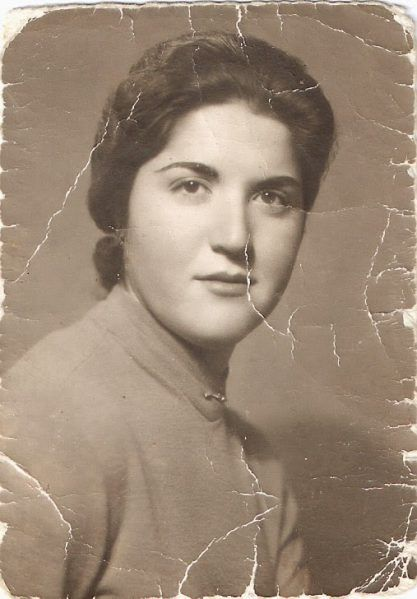
#> input picture Proyecto/Imagenes/Fotos/Foto 1.jpg, 417 x 599 px, found by its file name; its folder holds only this picture in this run
$ jupyter execute '1 - Analisis Tecnico .ipynb'
#> lines starting #> are read from the running program, lines starting #| are printed output that depends on the picture
[cell 1]
# Importa las librerías necesarias
import numpy as np
import matplotlib.pyplot as plt
import cv2
from PIL import Image
import os
from google.colab import drive

[cell 2]
# Conecta con Google Drive
drive.mount('/content/drive')

[cell 3]
# Define las rutas de las carpetas en Google Drive
input_folder = '/content/drive/MyDrive/Cosas del semestre 7/PDI/Proyecto PDI/Imagenes/Fotos'  # Cambia esto a la ruta de tu carpeta de entrada
output_folder = '/content/drive/MyDrive/Cosas del semestre 7/PDI/Proyecto PDI/Imagenes/Analisis Tecnico de las Imagenes'  # Cambia esto a la ruta de tu carpeta de salida

[cell 4]
# Asegúrate de que la carpeta de salida exista
os.makedirs(output_folder, exist_ok=True)

[cell 5]
# Función para mostrar el espacio de color y el histograma de la imagen
def analyze_image(image_path, output_folder):
    # Cargar la imagen
    image = Image.open(image_path).convert('RGB')
#> image is the input picture: PIL image 417x599 RGB; mean R, G, B 155.2, 136.2, 118.1
    image_np = np.array(image)

    # Convertir a formato BGR para OpenCV
    image_cv = cv2.cvtColor(image_np, cv2.COLOR_RGB2BGR)

    # Nombre del archivo base
    base_filename = os.path.splitext(os.path.basename(image_path))[0]

    # Mostrar la imagen original y el histograma
    plt.figure(figsize=(10, 5))
    plt.subplot(1, 2, 1)
    plt.imshow(image_np)
    plt.title('Imagen Original')
    plt.axis('off')

    plt.subplot(1, 2, 2)
    colors = ('b', 'g', 'r')
    for i, color in enumerate(colors):
        hist = cv2.calcHist([image_cv], [i], None, [256], [0, 256])
        plt.plot(hist, color=color)
        plt.xlim([0, 256])
    plt.title('Histograma')
    plt.xlabel('Intensidad')
    plt.ylabel('Frecuencia')

    plt.tight_layout()
    hist_output_path = os.path.join(output_folder, f'{base_filename}_histograma.png')
    plt.savefig(hist_output_path)
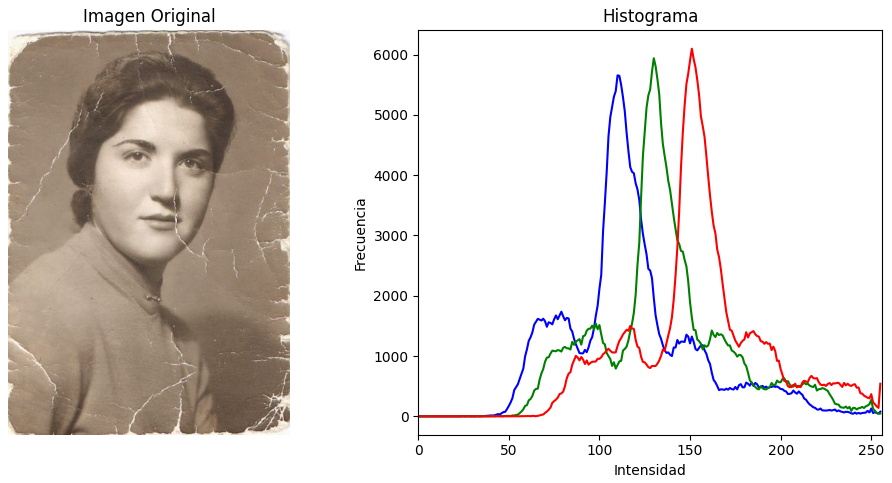
#> figure drawn by matplotlib, 2 panels; panel 2: curve peaks at x = 110, y = 5654; panel 2: curve peaks at x = 130, y = 5938; panel 2: curve peaks at x = 151, y = 6096
    plt.close()

    # Mostrar espacio de color en canales separados
    channels = cv2.split(image_cv)
    channel_colors = ['Blue', 'Green', 'Red']

    plt.figure(figsize=(15, 5))
    for i, (channel, color) in enumerate(zip(channels, channel_colors)):
        plt.subplot(1, 3, i+1)
        plt.imshow(channel, cmap='gray')
        plt.title(f'Canal {color}')
        plt.axis('off')
#> this loop made 3 passes
#> color on passes 1 to 3: 'Blue', 'Green', 'Red'

    plt.tight_layout()
    channels_output_path = os.path.join(output_folder, f'{base_filename}_canales.png')
    plt.savefig(channels_output_path)
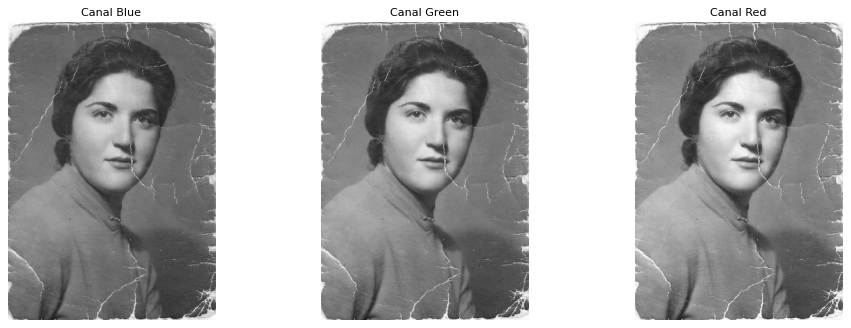
#> figure drawn by matplotlib, 3 panels
    plt.close()

$ run again, on Proyecto/Imagenes/Fotos/Foto 5.jpg
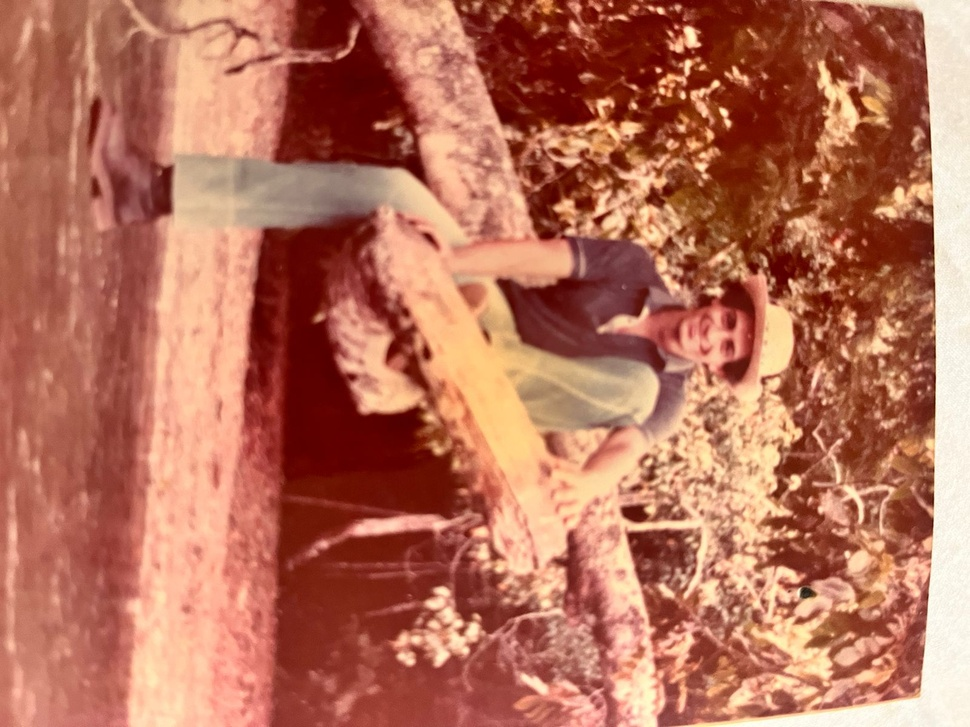
#> input picture Proyecto/Imagenes/Fotos/Foto 5.jpg, 970 x 727 px, shrunk from 1600 x 1200 before the run, found by its file name
#> in analyze_image, image is the input picture: PIL image 970x727 RGB; mean R, G, B 182.3, 112.2, 89.8
#> in analyze_image, `plt.savefig(hist_output_path)`:
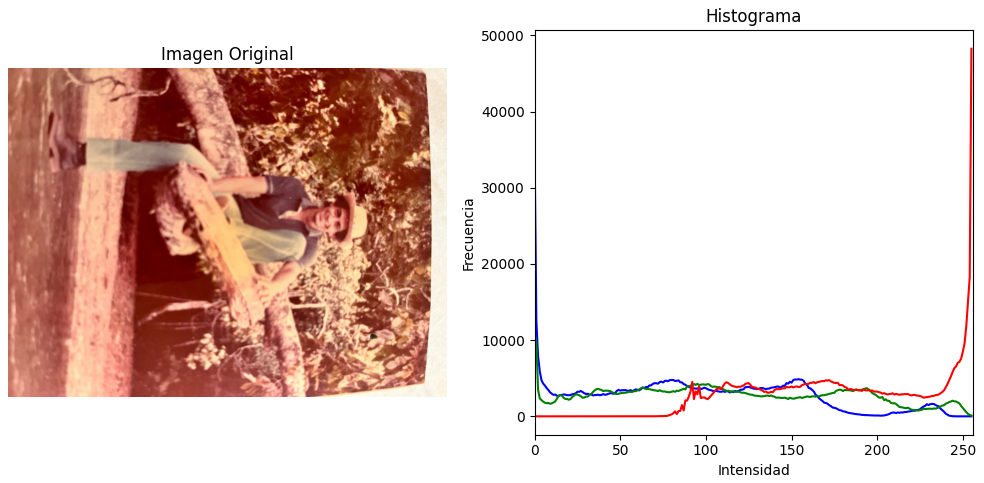
#> figure drawn by matplotlib, 2 panels; panel 2: curve peaks at x = 0, y = 34640; panel 2: curve peaks at x = 0, y = 10745; panel 2: curve peaks at x = 255, y = 48260
#> the loop in analyze_image, `for i, (channel, color) in enumerate(zip(channels, channel_colors)):` made 3 passes
#> color on passes 1 to 3: 'Blue', 'Green', 'Red'
#> in analyze_image, `plt.savefig(channels_output_path)`:
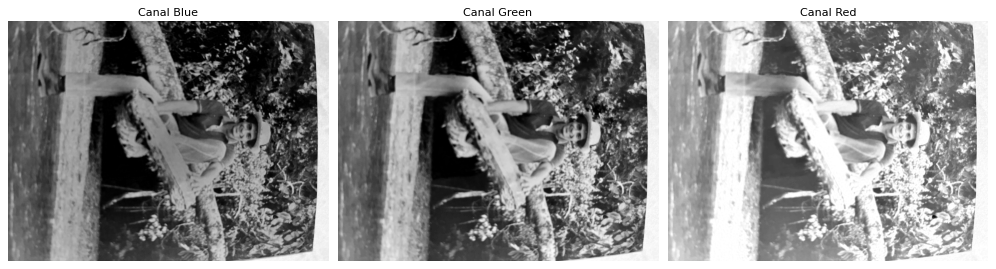
#> figure drawn by matplotlib, 3 panels

$ run again, on Proyecto/Imagenes/Fotos/Foto 6.jpg
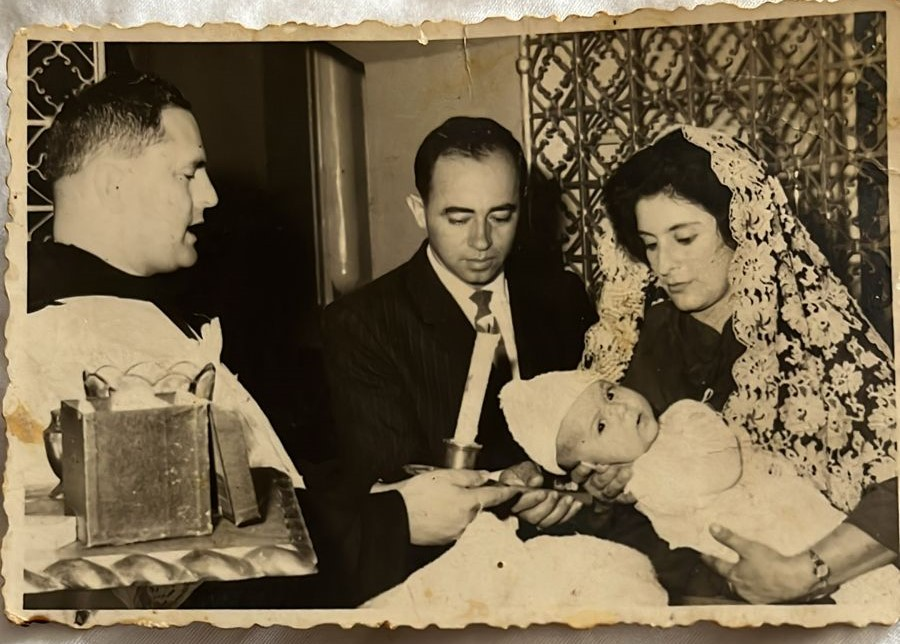
#> input picture Proyecto/Imagenes/Fotos/Foto 6.jpg, 900 x 644 px, found by its file name
#> in analyze_image, image is the input picture: PIL image 900x644 RGB; mean R, G, B 117.5, 102.3, 76.3
#> in analyze_image, `plt.savefig(hist_output_path)`:
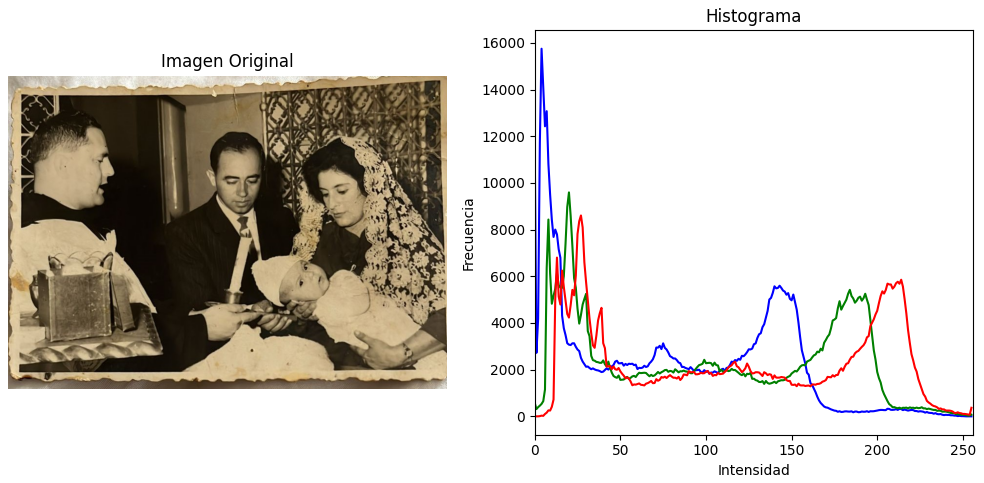
#> figure drawn by matplotlib, 2 panels; panel 2: curve peaks at x = 4, y = 15753; panel 2: curve peaks at x = 20, y = 9596; panel 2: curve peaks at x = 27, y = 8608
#> the loop in analyze_image, `for i, (channel, color) in enumerate(zip(channels, channel_colors)):` made 3 passes
#> color on passes 1 to 3: 'Blue', 'Green', 'Red'
#> in analyze_image, `plt.savefig(channels_output_path)`:
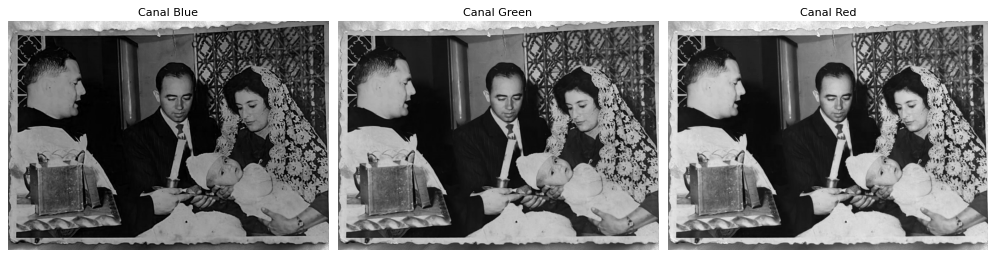
#> figure drawn by matplotlib, 3 panels

$ run again, on Proyecto/Imagenes/Fotos/Foto 2.jpg
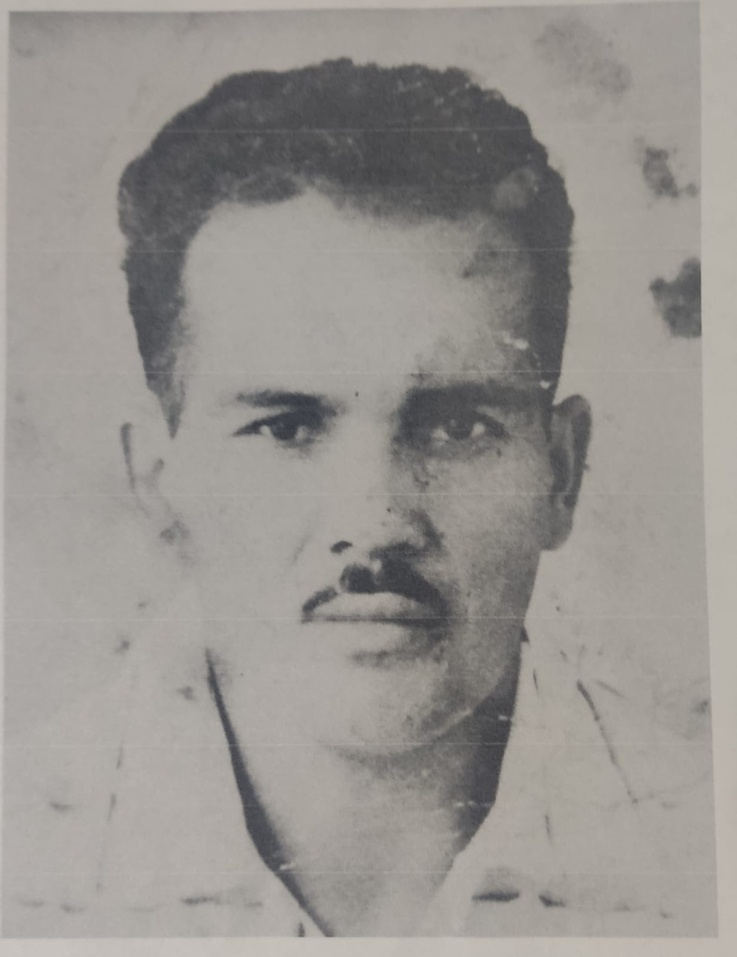
#> input picture Proyecto/Imagenes/Fotos/Foto 2.jpg, 737 x 957 px, shrunk from 1233 x 1600 before the run, found by its file name
#> in analyze_image, image is the input picture: PIL image 737x957 RGB; mean R, G, B 151.8, 148.2, 144
#> in analyze_image, `plt.savefig(hist_output_path)`:
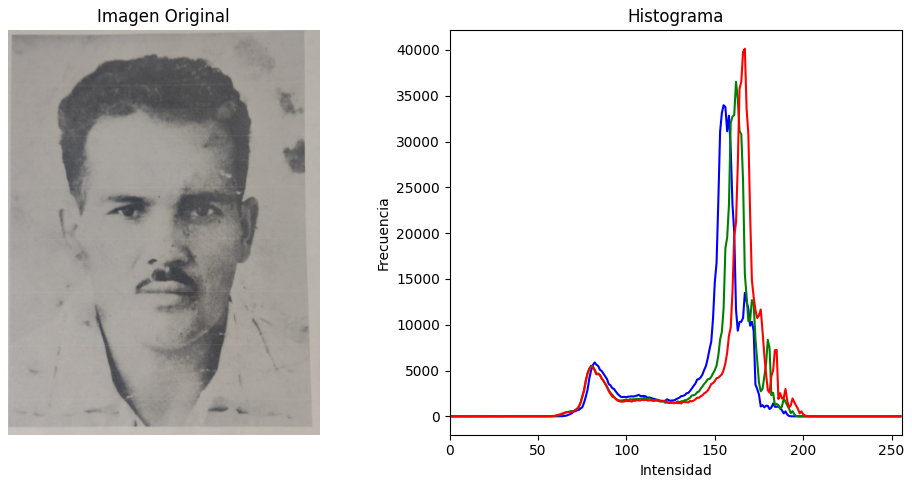
#> figure drawn by matplotlib, 2 panels; panel 2: curve peaks at x = 155, y = 33963; panel 2: curve peaks at x = 162, y = 36527; panel 2: curve peaks at x = 167, y = 40131
#> the loop in analyze_image, `for i, (channel, color) in enumerate(zip(channels, channel_colors)):` made 3 passes
#> color on passes 1 to 3: 'Blue', 'Green', 'Red'
#> in analyze_image, `plt.savefig(channels_output_path)`:
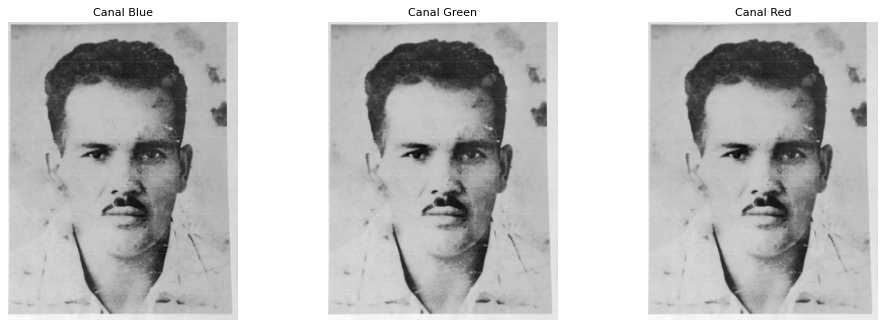
#> figure drawn by matplotlib, 3 panels

$ run again, on Proyecto/Imagenes/Fotos/Foto 3.jpg
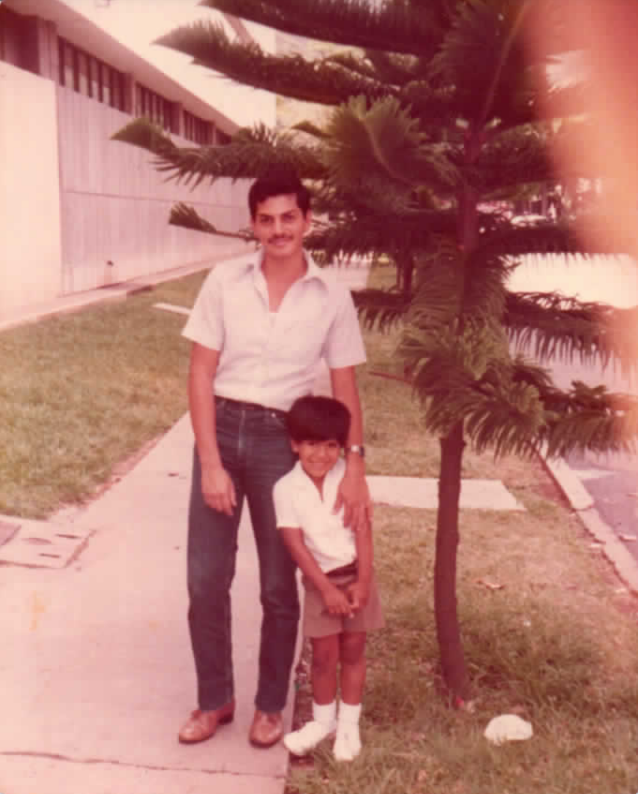
#> input picture Proyecto/Imagenes/Fotos/Foto 3.jpg, 638 x 794 px, found by its file name
#> in analyze_image, `plt.savefig(hist_output_path)`:
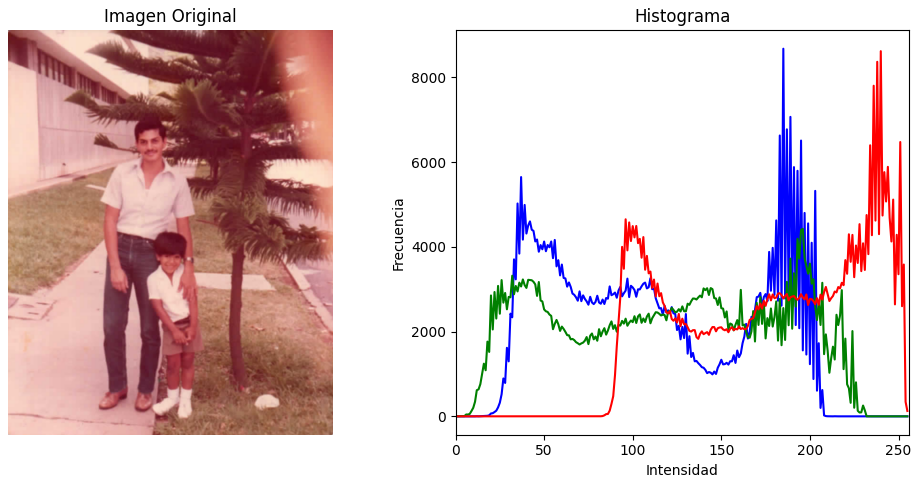
#> figure drawn by matplotlib, 2 panels; panel 2: curve peaks at x = 185, y = 8679; panel 2: curve peaks at x = 196, y = 4427; panel 2: curve peaks at x = 240, y = 8621
#> the loop in analyze_image, `for i, (channel, color) in enumerate(zip(channels, channel_colors)):` made 3 passes
#> color on passes 1 to 3: 'Blue', 'Green', 'Red'
#> in analyze_image, `plt.savefig(channels_output_path)`:
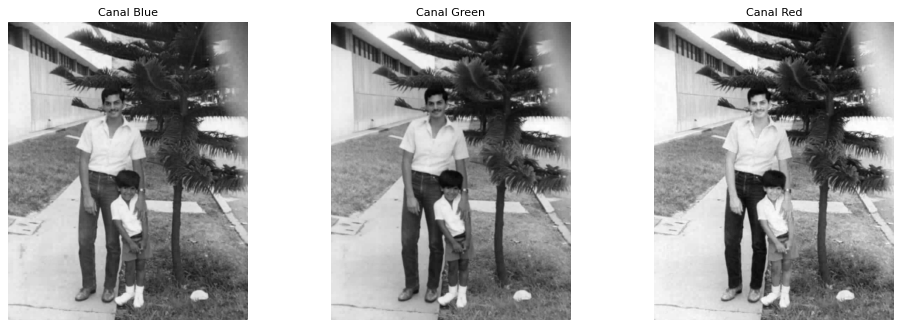
#> figure drawn by matplotlib, 3 panels
